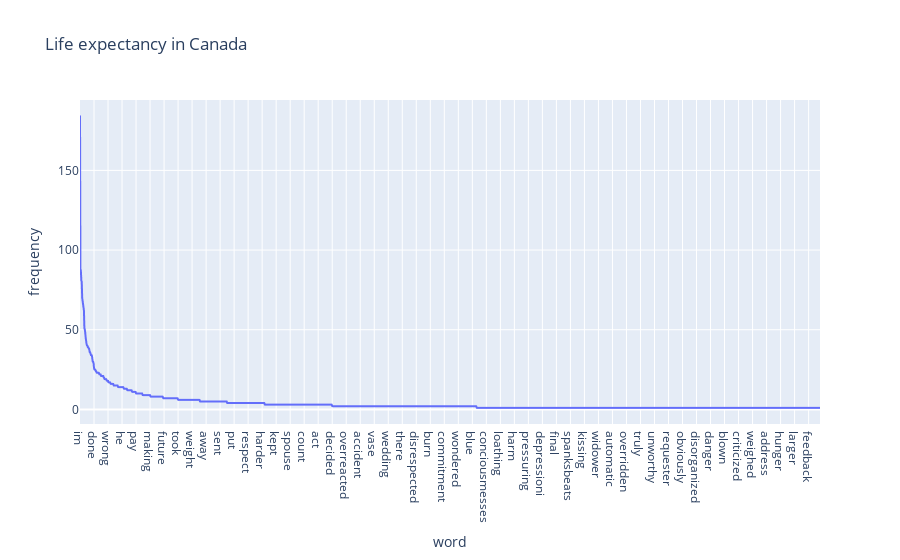

The cell this chart's notebook holds for it:
### Code cell
import plotly.express as px
df["frequency"]
fig = px.line(df, x="word", y="frequency", title='Life expectancy in Canada')
fig.show()

### Figure 1 — Plotly figure (JSON) as saved in the notebook; plotly's stock layout.template omitted (floating-point values rounded to 4 significant figures; data arrays with more than 128 entries replaced by an {"elided": "..."} marker saying what was removed)
{"data": [{"hovertemplate": "word=%{x}<br>frequency=%{y}<extra></extra>", "legendgroup": "", "line": {"color": "#636efa", "dash": "solid"}, "marker": {"symbol": "circle"}, "mode": "lines", "name": "", "showlegend": false, "type": "scattergl", "x": {"elided": "1691 str values"}, "xaxis": "x", "y": {"elided": "1691 int values"}, "yaxis": "y"}], "layout": {"legend": {"tracegroupgap": 0}, "title": {"text": "Life expectancy in Canada"}, "xaxis": {"anchor": "y", "domain": [0, 1], "title": {"text": "word"}}, "yaxis": {"anchor": "x", "domain": [0, 1], "title": {"text": "frequency"}}}}
